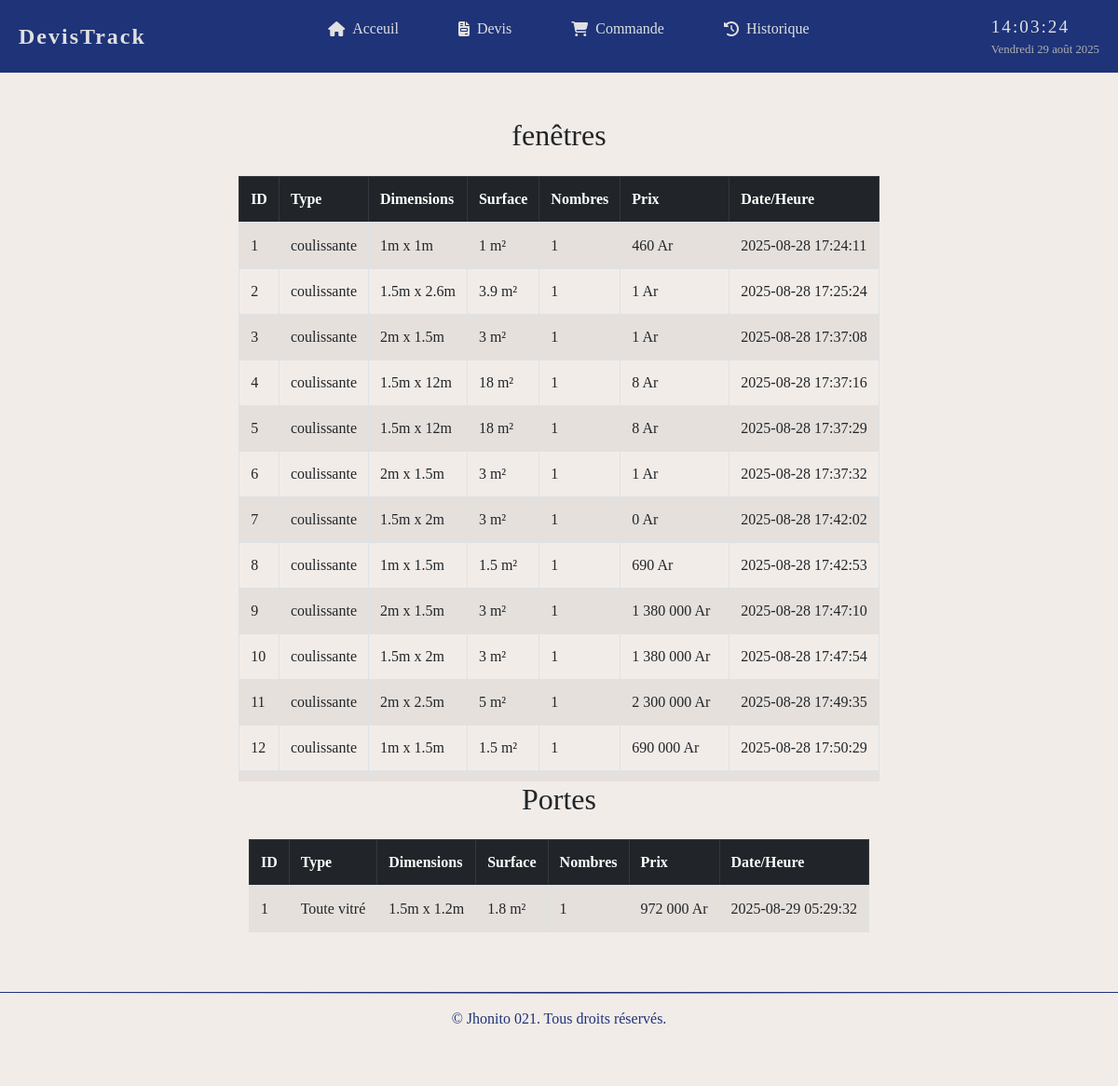
The page /index.php?page=historique on the database its author committed.
### tables this page shows
CREATE TABLE IF NOT EXISTS `fenetres` (
  `id` int NOT NULL AUTO_INCREMENT,
  `longueur` float NOT NULL,
  `largeur` float NOT NULL,
  `type_fenetre` varchar(50) NOT NULL,
  `profil_alu` varchar(50) NOT NULL,
  `type_vitre` varchar(50) NOT NULL,
  `surface` float NOT NULL,
  `prix` float NOT NULL,
  `nombre` float NOT NULL,
  `date_creation` timestamp NULL DEFAULT CURRENT_TIMESTAMP,
  PRIMARY KEY (`id`)
);

CREATE TABLE IF NOT EXISTS `portes` (
  `id` int NOT NULL AUTO_INCREMENT,
  `longueur` float NOT NULL,
  `largeur` float NOT NULL,
  `type_porte` varchar(50) NOT NULL,
  `profil_alu` varchar(50) NOT NULL,
  `type_vitre` varchar(50) NOT NULL,
  `surface` float NOT NULL,
  `prix` float NOT NULL,
  `nombre` float NOT NULL,
  `date_creation` timestamp NULL DEFAULT CURRENT_TIMESTAMP,
  PRIMARY KEY (`id`)
);

### controllers/ControllerHistorique.php (called while the page is built)
<?php
    require_once 'views/coponements/header.php';
    require 'views/pages/historique.php';
    require 'views/coponements/footer.php';

### views/pages/historique.php (the view)
<?php
    require 'config/db.php';
    $stmt = $pdo->query("SELECT * FROM fenetres");
    $fenetres = $stmt->fetchAll(PDO::FETCH_ASSOC);
    $stmt = $pdo->query("SELECT * FROM portes ORDER BY date_creation DESC");
    $portes = $stmt->fetchAll(PDO::FETCH_ASSOC);
?>
<div class="container-historique mt-5 m-0">
  <div class="row m-0" style="display: flex; justify-content: space-around;">
    <div class="historique-fenetre">
      <h2 class="mb-4 text-center">fenêtres</h2>
      <div class="fenetre" style="max-height: 650px; overflow-y: auto; scroll-behavior: smooth;">
        <table class="table table-bordered table-striped">
          <thead class="table-dark sticky-top">
            <tr>
              <th>ID</th>
              <th>Type</th>
              <th>Dimensions</th>
              <th>Surface</th>
              <th>Nombres</th>
              <th>Prix</th>
              <th>Date/Heure</th>
            </tr>
          </thead>
          <tbody>
            <?php foreach ($fenetres as $fenetre): ?>
            <tr>
              <td><?= $fenetre['id'] ?></td>
              <td><?= htmlspecialchars($fenetre['type_fenetre']) ?></td>
              <td><?= $fenetre['longueur'] ?>m x <?=$fenetre['largeur'] ?>m</td>
              <td><?= $fenetre['surface'] ?> m²</td>
              <td><?=  $fenetre['nombre']?></td>
              <td><?= number_format($fenetre['prix'], 0, ',', ' ') ?> Ar</td>
              <td><?= $fenetre['date_creation']?></td>
            </tr>
            <?php endforeach; ?>
          </tbody>
        </table>
      </div>
    </div>
    <div class="historique-porte">
      <h2 class="mb-4 text-center">Portes</h2>
      <div class="porte" style="max-height: 650px; overflow-y: auto; scroll-behavior: smooth;">
        <table class="table table-bordered table-striped">
          <thead class="table-dark sticky-top">
            <tr>
              <th>ID</th>
              <th>Type</th>
              <th>Dimensions</th>
              <th>Surface</th>
              <th>Nombres</th>
              <th>Prix</th>
              <th>Date/Heure</th>
            </tr>
          </thead>
          <tbody>
            <?php foreach ($portes as $portes): ?>
            <tr>
              <td><?= $portes['id'] ?></td>
              <td><?= htmlspecialchars($portes['type_porte']) ?></td>
              <td><?= $portes['longueur'] ?>m x <?=$portes['largeur'] ?>m</td>
              <td><?= $portes['surface'] ?> m²</td>
              <td><?=  $portes['nombre']?></td>
              <td><?= number_format($portes['prix'], 0, ',', ' ') ?> Ar</td>
              <td><?= $fenetre['date_creation'] ?></td>
            </tr>
            <?php endforeach; ?>
          </tbody>
        </table>
      </div>
    </div>
  </div>
</div>

### index.php (shortened to what this page needs)
<?php
if (isset($_GET['page']) && !empty(trim($_GET['page']))) {
    $page = trim($_GET['page']);
} else {
    $page = 'home';
}
switch ($page) {
        case 'historique':
            require 'controllers/ControllerHistorique.php';
            break;
}

### views/coponements/header.php (shortened to what this page needs)
<!DOCTYPE html>
<html lang="en">
<head>
    <link rel="stylesheet" href="public/bootstrap-4.0.0-dist/css/bootstrap.min.css">
    <link rel="stylesheet" href="public/bootstrap-4.0.0-dist/css/style.css">
    <link rel="stylesheet" href="https://cdnjs.cloudflare.com/ajax/libs/font-awesome/6.5.0/css/all.min.css">
</head>
<body>
    <nav class="nav-bar">
        <div class="nav-container">
            <div class="logo-nav">
                <a href="index.php">DevisTrack</a>
            </div>
            <ul class="nav-menu">
                <li class="nav-item">
                    <a href="index.php?page=acceuil" class="nav-link"><i class="fas fa-home"></i> Acceuil</a>
                </li>
                <li class="nav-item">
                    <a href="index.php?page=devis" class="nav-link"><i class="fas fa-file-invoice"></i> Devis</a>
                </li>
                <li class="nav-item">
                    <a href="index.php?page=commande" class="nav-link"><i class="fas fa-shopping-cart"></i> Commande</a>
                </li>
                <li class="nav-item">
                    <a href="index.php?page=historique" class="nav-link"><i class="fas fa-history"></i> Historique</a>
                </li>
            </ul>
            <div class="horloge">
                <div id="dateTime">
                    <div id="heure"><span id="h">--</span><span class="blink-colon">:</span><span id="m">--</span><span class="blink-colon">:</span><span id="s">--</span></div>
                        <div id="date">Chargement...</div>
                    </div>
                </div>
            </div>
    </nav>

### views/coponements/footer.php (shortened to what this page needs)
    <footer class="footer mt-5">
        <div class="container">
            <p>&copy; <span id="date"></span> Jhonito 021. Tous droits réservés.</p>
        </div>
    </footer>
</body>
</html>

### rows shown on the page
fenetres: id "1", type_fenetre "coulissante", longueur "1", largeur "1", surface "1", nombre "1", prix "460", date_creation "2025-08-28 17:24:11"
fenetres: id "2", type_fenetre "coulissante", longueur "1.5", largeur "2.6", surface "3.9", nombre "1", prix "1", date_creation "2025-08-28 17:25:24"
fenetres: id "3", type_fenetre "coulissante", longueur "2", largeur "1.5", surface "3", nombre "1", prix "1", date_creation "2025-08-28 17:37:08"
fenetres: id "4", type_fenetre "coulissante", longueur "1.5", largeur "12", surface "18", nombre "1", prix "8", date_creation "2025-08-28 17:37:16"
fenetres: id "5", type_fenetre "coulissante", longueur "1.5", largeur "12", surface "18", nombre "1", prix "8", date_creation "2025-08-28 17:37:29"
fenetres: id "6", type_fenetre "coulissante", longueur "2", largeur "1.5", surface "3", nombre "1", prix "1", date_creation "2025-08-28 17:37:32"
fenetres: id "7", type_fenetre "coulissante", longueur "1.5", largeur "2", surface "3", nombre "1", prix "0", date_creation "2025-08-28 17:42:02"
fenetres: id "8", type_fenetre "coulissante", longueur "1", largeur "1.5", surface "1.5", nombre "1", prix "690", date_creation "2025-08-28 17:42:53"
fenetres: id "9", type_fenetre "coulissante", longueur "2", largeur "1.5", surface "3", nombre "1", prix "1 380 000", date_creation "2025-08-28 17:47:10"
fenetres: id "10", type_fenetre "coulissante", longueur "1.5", largeur "2", surface "3", nombre "1", prix "1 380 000", date_creation "2025-08-28 17:47:54"
fenetres: id "11", type_fenetre "coulissante", longueur "2", largeur "2.5", surface "5", nombre "1", prix "2 300 000", date_creation "2025-08-28 17:49:35"
fenetres: id "12", type_fenetre "coulissante", longueur "1", largeur "1.5", surface "1.5", nombre "1", prix "690 000", date_creation "2025-08-28 17:50:29"
portes: id "1", type_porte "Toute vitré", longueur "1.5", largeur "1.2", surface "1.8", nombre "1", prix "972 000"
fenetres: date_creation "2025-08-29 05:29:32"
